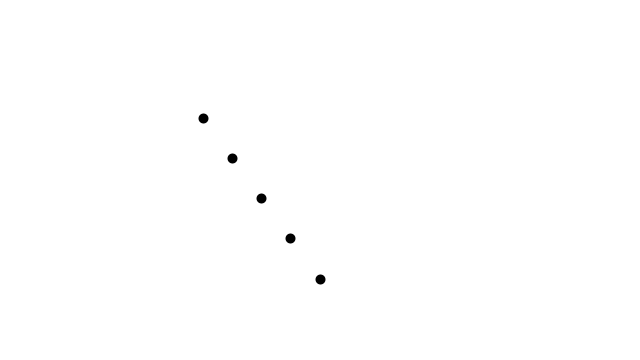
Frame 1 (no input)
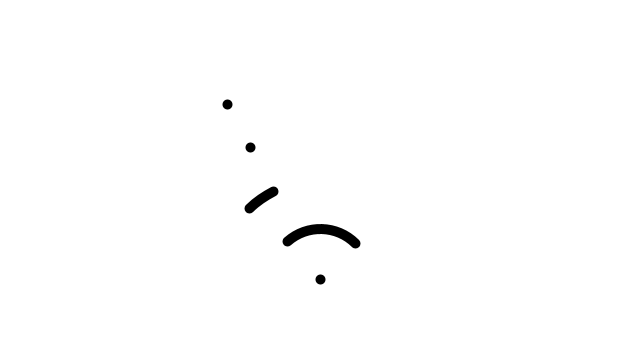
Frame 60 (the mouse pressed at the canvas centre just before this capture)
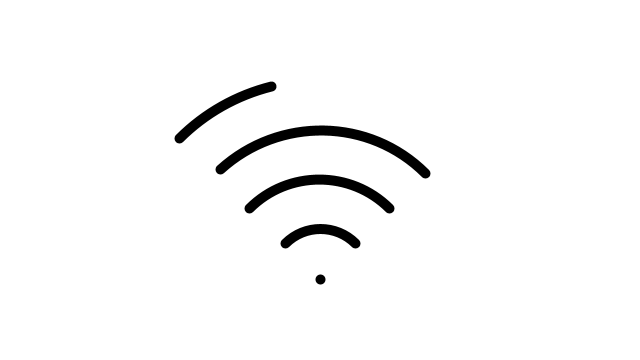
Frame 120 (the mouse held since frame 60 and released just before this capture)

The Processing sketch that drew these frames (run headless with seeded random() and noise(); from frame 60 on, the mouse is pressed at the canvas centre):

// Processing sketch: Wi_FiSymbol
// ── Wi_FiSymbol.pde
float radius;
Arc[] arcs;

float[] fill;
int currentFill = 0;

void setup() {
  size(640, 360);
  pixelDensity(displayDensity());

  radius = min(width, height)/2.0*0.55;
  arcs = new Arc[5];

  for (int i = 0; i < arcs.length; i++)
    arcs[i] = new Arc(radius*i/float(arcs.length-1));

  fill = new float[arcs.length];
}

void draw() {
  background(255);

  for (int i = currentFill; i >= 0; i--)
    fill[i] = lerp(fill[i], i%2 == 0 ? 1 : -1, 0.1);

  if (abs(fill[currentFill]) > 0.95 && currentFill < fill.length-1)
    currentFill++;

  translate(width/2.0, height/2.0+radius);

  noFill();
  strokeWeight(10);
  for (int i = 0; i < arcs.length; i++) {
    arcs[i].update(fill[i]);
    arcs[i].display();
  }
}

void mouseClicked() {
  fill = new float[arcs.length];
  currentFill = 0;
}

// ── Arc.pde
class Arc {
  float radius;

  float start;
  float end;

  float fill;

  float angle;

  Arc (float r) {
    radius = r;
  }

  void display() {
    if (fill == 0) {
      if (arcs[currentFill].fill == 0)
        point(0, 0);
      else {
        float x = cos(arcs[currentFill].angle)*radius*2;
        float y = sin(arcs[currentFill].angle)*radius*2;

        point(x, y);
      }
    } else
      arc(0, 0, radius*4, radius*4, start, end);
  }

  void update(float f) {
    fill = f;

    if (fill < 0) {
      start = -QUARTER_PI+HALF_PI*fill;
      end = -QUARTER_PI;

      angle = start;
    } else {
      start = -HALF_PI-QUARTER_PI;
      end = -HALF_PI-QUARTER_PI+HALF_PI*fill;

      angle = end;
    }
  }
}
